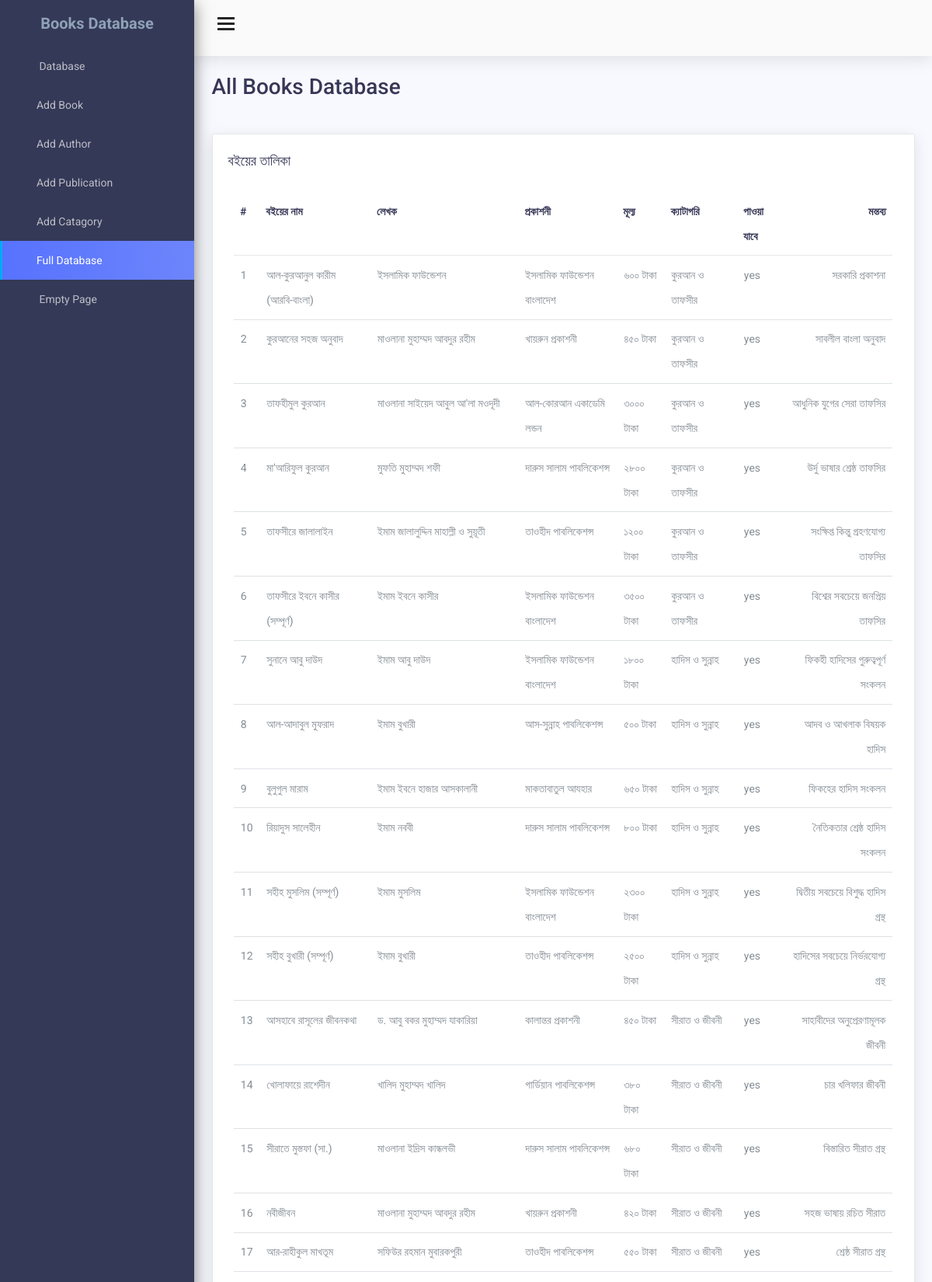
The page /full_database.php (upper part) on the database its author committed.
### tables this page shows
CREATE TABLE `quran` (
  `id` int(200) AUTO_INCREMENT,
  `books_name` varchar(400) ,
  `author_name` varchar(400) ,
  `publication_name` varchar(400) ,
  `price` varchar(400) ,
  `catagory` varchar(400) ,
  `yes_no` varchar(100),
  `commnet` varchar(600),
  PRIMARY KEY (`id`)
);

CREATE TABLE `hadith` (
  `id` int(200) AUTO_INCREMENT,
  `books_name` varchar(400) ,
  `author_name` varchar(400) ,
  `publication_name` varchar(400) ,
  `price` varchar(400) ,
  `catagory` varchar(400) ,
  `yes_no` varchar(100),
  `commnet` varchar(600),
  PRIMARY KEY (`id`)
);

CREATE TABLE `as_sirat` (
  `id` int(200) AUTO_INCREMENT,
  `books_name` varchar(400) ,
  `author_name` varchar(400) ,
  `publication_name` varchar(400) ,
  `price` varchar(400) ,
  `catagory` varchar(400) ,
  `yes_no` varchar(100),
  `commnet` varchar(600),
  PRIMARY KEY (`id`)
);

### full_database.php (the view, shortened to what this page needs)
<!DOCTYPE html>
<html lang="en">
<head>
  <link href="css/lib/font-awesome.min.css" rel="stylesheet" />
  <link href="css/lib/themify-icons.css" rel="stylesheet" />
  <link href="css/lib/sidebar.css" rel="stylesheet" />
  <link href="css/lib/bootstrap.min.css" rel="stylesheet" />
  <link href="css/lib/helper.css" rel="stylesheet" />
  <link href="css/style.css" rel="stylesheet" />
</head>
<?php
    require_once('connection.php');
?>
<body>
  <div class="sidebar sidebar-hide-to-small sidebar-shrink sidebar-gestures">
    <div class="nano">
      <div class="nano-content">
        <div class="logo">
          <a href="index.php"><span>Books Database</span></a>
        </div>
        <ul>
          <li><a href="index.php"><i class="ti-book"></i> Database </a></li>
          <li><a href="add_books.php"><i class="ti-agenda"></i>Add Book </a></li>
          <li><a href="add_author.php"><i class="ti-slice"></i>Add Author </a></li>
          <li><a href="add_publication.php"><i class="ti-clipboard"></i>Add Publication </a></li>
          <li><a href="add_catagory.php"><i class="ti-layers-alt"></i>Add Catagory </a></li>
          <li><a href="full_database.php"><i class="ti-harddrives"></i>Full Database </a></li>
          <li><a href="Empty_Page.php"><i class="ti-file"></i> Empty Page </a> </li>
        </ul>
      </div>
    </div>
  </div>
  <div class="header">
    <div class="container-fluid">
      <div class="row">
        <div class="col-lg-12">
          <div class="float-left">
            <div class="hamburger sidebar-toggle">
              <span class="line"></span>
              <span class="line"></span>
              <span class="line"></span>
            </div>
          </div>
          <div class="float-right">
            <div class="dropdown dib">
              <div class="header-icon" data-toggle="dropdown">
                <span class="ti-panel">
                  <i class="ti-angle-down f-s-10"></i>
                </span>
              </div>
            </div>
          </div>
        </div>
      </div>
    </div>
  </div>
  <div class="content-wrap">
    <div class="main">
      <div class="container-fluid">
        <div class="row">
          <div class="col-lg-6 p-l-0 title-margin-right">
            <h3 class="page-header">All Books Database</h3>
          </div>
        </div>
        <div class="row">
          <div class="col-lg-12">
            <div class="card">
              <div class="card-title">
                <h4>বইয়ের তালিকা</h4>
              </div>
              <div class="card-body">
                <div id="page-inner">
                  <div class="row">
                    <div class="col-md-12">
                      <div class="panel panel-default">
                        <div class="panel-body">
                          <div class="table-responsive">
                           <table class="table table-hover ">
                            <thead>
                                <tr>
                                    <th>#</th>
                                    <th>বইয়ের নাম</th>
                                    <th>লেখক</th>
                                    <th>প্রকাশনী</th>
                                    <th>মূল্য</th>
                                    <th>ক্যাটাগরি</th>
                                    <th>পাওয়া যাবে</th>
                                    <th>মন্তব্য</th>
                                </tr>
                            </thead>
                            <tbody>
                                <?php
                                $inc = 1;
                                $book_tables = ['quran', 'hadith', 'as_sirat', 'maulik_ibadat', 'sahitto_dowat',
                                                'akhirat', 'islami_jibon_babostha', 'islami_orthoniti', 'manabadhikar'];
                                $all_books = [];
                                foreach ($book_tables as $table) {
                                    $sql = "SELECT books_name, author_name, publication_name, price, catagory, yes_no, commnet
                                            FROM `$table` ORDER BY id DESC";
                                    $result = $conn->query($sql);
                                    if ($result && $result->num_rows > 0) {
                                        while($row = $result->fetch_assoc()) {
                                            $all_books[] = $row;
                                        }
                                    }
                                }
                                if (count($all_books) > 0) {
                                    foreach($all_books as $book) {
                                        echo "
                                        <tr>
                                        <td>" . $inc++ . "</td>
                                        <td>" . htmlspecialchars($book['books_name']) . "</td>
                                        <td>" . htmlspecialchars($book['author_name']) . "</td>
                                        <td>" . htmlspecialchars($book['publication_name']) . "</td>
                                        <td>" . htmlspecialchars($book['price']) . " টাকা</td>
                                        <td>" . htmlspecialchars($book['catagory']) . "</td>
                                        <td>" . htmlspecialchars($book['yes_no']) . "</td>
                                        <td>" . htmlspecialchars($book['commnet']) . "</td>
                                        </tr>";
                                    }
                                } else {
                                    echo "<tr><td colspan='8' class='text-center'>কোনো বই পাওয়া যায়নি</td></tr>";
                                }
                                ?>
                            </tbody>
                          </table>
                        </div>
                      </div>
                    </div>
                  </div>
                </div>
              </div>
            </div>
          </div>
        </div>
      </div>
    </div>
  </div>
</body>
</html>

### rows shown on the page
quran: books_name "আল-কুরআনুল কারীম (আরবি-বাংলা)", author_name "ইসলামিক ফাউন্ডেশন", publication_name "ইসলামিক ফাউন্ডেশন বাংলাদেশ", price "৬০০", catagory "কুরআন ও তাফসীর", yes_no "yes", commnet "সরকারি প্রকাশনা"
quran: books_name "কুরআনের সহজ অনুবাদ", author_name "মাওলানা মুহাম্মদ আবদুর রহীম", publication_name "খায়রুন প্রকাশনী", price "৪৫০", catagory "কুরআন ও তাফসীর", yes_no "yes", commnet "সাবলীল বাংলা অনুবাদ"
quran: books_name "তাফহীমুল কুরআন", author_name "মাওলানা সাইয়েদ আবুল আ'লা মওদূদী", publication_name "আল-কোরআন একাডেমি লন্ডন", price "৩০০০", catagory "কুরআন ও তাফসীর", yes_no "yes", commnet "আধুনিক যুগের সেরা তাফসির"
quran: books_name "মা'আরিফুল কুরআন", author_name "মুফতি মুহাম্মদ শফী", publication_name "দারুস সালাম পাবলিকেশন্স", price "২৮০০", catagory "কুরআন ও তাফসীর", yes_no "yes", commnet "উর্দু ভাষার শ্রেষ্ঠ তাফসির"
quran: books_name "তাফসীরে জালালাইন", author_name "ইমাম জালালুদ্দিন মাহাল্লী ও সুয়ূতী", publication_name "তাওহীদ পাবলিকেশন্স", price "১২০০", catagory "কুরআন ও তাফসীর", yes_no "yes", commnet "সংক্ষিপ্ত কিন্তু গ্রহণযোগ্য তাফসির"
quran: books_name "তাফসীরে ইবনে কাসীর (সম্পূর্ণ)", author_name "ইমাম ইবনে কাসীর", publication_name "ইসলামিক ফাউন্ডেশন বাংলাদেশ", price "৩৫০০", catagory "কুরআন ও তাফসীর", yes_no "yes", commnet "বিশ্বের সবচেয়ে জনপ্রিয় তাফসির"
hadith: books_name "সুনানে আবু দাউদ", author_name "ইমাম আবু দাউদ", publication_name "ইসলামিক ফাউন্ডেশন বাংলাদেশ", price "১৮০০", catagory "হাদিস ও সুন্নাহ", yes_no "yes", commnet "ফিকহী হাদিসের গুরুত্বপূর্ণ সংকলন"
hadith: books_name "আল-আদাবুল মুফরাদ", author_name "ইমাম বুখারী", publication_name "আস-সুন্নাহ পাবলিকেশন্স", price "৫০০", catagory "হাদিস ও সুন্নাহ", yes_no "yes", commnet "আদব ও আখলাক বিষয়ক হাদিস"
hadith: books_name "বুলুগুল মারাম", author_name "ইমাম ইবনে হাজার আসকালানী", publication_name "মাকতাবাতুল আযহার", price "৬৫০", catagory "হাদিস ও সুন্নাহ", yes_no "yes", commnet "ফিকহের হাদিস সংকলন"
hadith: books_name "রিয়াদুস সালেহীন", author_name "ইমাম নববী", publication_name "দারুস সালাম পাবলিকেশন্স", price "৮০০", catagory "হাদিস ও সুন্নাহ", yes_no "yes", commnet "নৈতিকতার শ্রেষ্ঠ হাদিস সংকলন"
hadith: books_name "সহীহ মুসলিম (সম্পূর্ণ)", author_name "ইমাম মুসলিম", publication_name "ইসলামিক ফাউন্ডেশন বাংলাদেশ", price "২৩০০", catagory "হাদিস ও সুন্নাহ", yes_no "yes", commnet "দ্বিতীয় সবচেয়ে বিশুদ্ধ হাদিস গ্রন্থ"
hadith: books_name "সহীহ বুখারী (সম্পূর্ণ)", author_name "ইমাম বুখারী", publication_name "তাওহীদ পাবলিকেশন্স", price "২৫০০", catagory "হাদিস ও সুন্নাহ", yes_no "yes", commnet "হাদিসের সবচেয়ে নির্ভরযোগ্য গ্রন্থ"
as_sirat: books_name "আসহাবে রাসূলের জীবনকথা", author_name "ড. আবু বকর মুহাম্মদ যাকারিয়া", publication_name "কালান্তর প্রকাশনী", price "৪৫০", catagory "সীরাত ও জীবনী", yes_no "yes", commnet "সাহাবীদের অনুপ্রেরণামূলক জীবনী"
as_sirat: books_name "খোলাফায়ে রাশেদীন", author_name "খালিদ মুহাম্মদ খালিদ", publication_name "গার্ডিয়ান পাবলিকেশন্স", price "৩৮০", catagory "সীরাত ও জীবনী", yes_no "yes", commnet "চার খলিফার জীবনী"
as_sirat: books_name "সীরাতে মুস্তফা (সা.)", author_name "মাওলানা ইদ্রিস কান্ধলভী", publication_name "দারুস সালাম পাবলিকেশন্স", price "৬৮০", catagory "সীরাত ও জীবনী", yes_no "yes", commnet "বিস্তারিত সীরাত গ্রন্থ"
as_sirat: books_name "নবীজীবন", author_name "মাওলানা মুহাম্মদ আবদুর রহীম", publication_name "খায়রুন প্রকাশনী", price "৪২০", catagory "সীরাত ও জীবনী", yes_no "yes", commnet "সহজ ভাষায় রচিত সীরাত"
as_sirat: books_name "আর-রাহীকুল মাখতূম", author_name "সফিউর রহমান মুবারকপুরী", publication_name "তাওহীদ পাবলিকেশন্স", price "৫৫০", catagory "সীরাত ও জীবনী", yes_no "yes", commnet "শ্রেষ্ঠ সীরাত গ্রন্থ"
